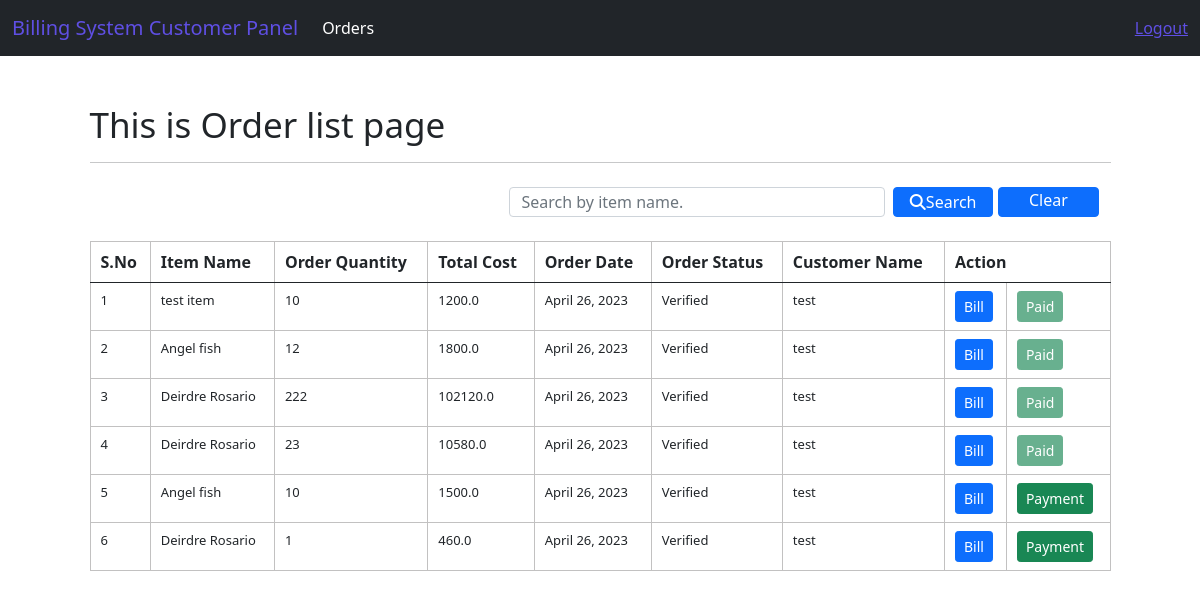
Page /buyer/order/index (signed in) on the earlier database version.
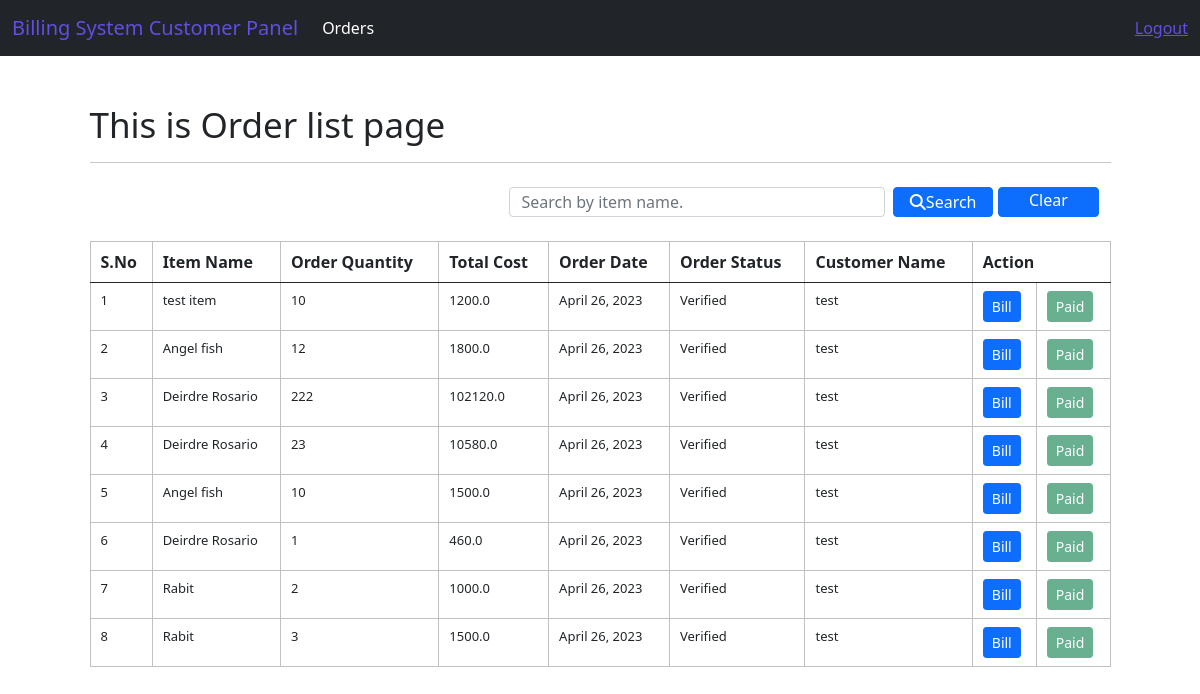
Same page on the later database version.
### system/models.py (models this page shows, shortened)
class Bill(models.Model):
    PAID = 'Paid'
    UNPAID= 'Unpaid'
    STATUS_CHOICES = [
            (PAID, 'Paid'),
            (UNPAID, 'Unpaid')
            ]
    issue_date = models.DateTimeField(auto_now_add=True)
    paid_date = models.DateTimeField(default=None, blank=True, null=True)
    bill_status = models.CharField(max_length=10,choices=STATUS_CHOICES,default="Unpaid")
    customusers = models.ForeignKey(CustomUser, on_delete=models.CASCADE, related_name='bills')
    order_id = models.ForeignKey(Order, on_delete=models.CASCADE)
    class Meta:
        db_table = "Bills"

class Order(models.Model):
    VERIFIED = 'Verified'
    UNVERIFIED= 'Unverified'
    STATUS_CHOICES = [
            (VERIFIED, 'Verified'),
            (UNVERIFIED, 'Unverified')
            ]
    order_quantity = models.PositiveIntegerField(default=0)
    order_date = models.DateField(auto_now_add=True)
    order_status = models.CharField(max_length=20, choices=STATUS_CHOICES,default= "Unverified")
    item_id = models.ForeignKey(Item, on_delete=models.CASCADE)
    customusers = models.ForeignKey(CustomUser, on_delete=models.CASCADE, related_name='orders')
    total_cost = models.FloatField(default=0.0)
    class Meta:
        db_table = "Order"

class Item(models.Model):
    item_name = models.CharField(max_length=50)
    item_price = models.FloatField(default=00.00)
    item_image = models.ImageField(upload_to='Images/Items/')
    item_description = models.CharField(max_length=250)
    customusers = models.ForeignKey(CustomUser, on_delete=models.CASCADE, related_name='items')
    class Meta:
        db_table = "Items"

class CustomUser(AbstractUser):
    MALE = 'Male'
    FEMALE = 'Female'
    OTHERS = 'Female'
    GENDER_CHOICES = [
            (MALE, 'Male'),
            (FEMALE, 'Female'),
            (OTHERS, 'Others'),
            ]
    BUYER_ROLE = 'Buyer'
    SELLER_ROLE = 'Seller'
    ROLE_CHOICES = [
            (BUYER_ROLE, 'Buyer'),
            (SELLER_ROLE, 'Seller'),
            ]
    username = models.CharField(max_length=50, unique=True)
    first_name = models.CharField(max_length=50)
    last_name = models.CharField(max_length=50)
    address = models.CharField(max_length=50)
    contact = models.CharField(max_length=50)
    email = models.EmailField(max_length=50)
    total_earnings = models.FloatField(default=0.0)
    gender = models.CharField(max_length=10, choices=GENDER_CHOICES)
    role = models.CharField(max_length=20, choices=ROLE_CHOICES)
    objects = UserManager()
    REQUIRED_FIELDS = []

### Buyer/views.py (the view)
# urls.py: path('order/index',views.order_index,name= 'order-index'),
@login_required(login_url='login')
def order_index(request):
    verified_orders = Order.objects.filter(customusers=request.user, order_status='Verified')
    bills = Bill.objects.filter(order_id__in=verified_orders)
    context = {"data": bills}
    if request.method == "POST":
        search = request.POST.get('search')
        bills = Bill.objects.filter(order_id__item_id__item_name__icontains=search,
                                    order_id__customusers=request.user, order_id__order_status='Verified')
        context = {"data": bills}
        return render(request, 'buyerPanel/orders/order_index.html', context)
    return render(request, 'buyerPanel/orders/order_index.html', context)

### templates/buyerPanel/orders/order_index.html (shortened to what this page needs)
{% extends 'layouts/buyer_master.html' %}
{% block custom_css %}
<link rel="stylesheet" href="https://cdnjs.cloudflare.com/ajax/libs/font-awesome/6.3.0/css/all.min.css"/>
{% endblock %}
{% block content %}
<div class="container mt-5">
    <h1>This is Order list page</h1>
    <hr>
    <nav class="navbar bg-body-tertiary">
        <div class="container-fluid">
              <form class="d-flex" role="search" action="{% url 'order-index' %}" method="POST">
                <input style="height: 30px;" class="form-control me-2" type="text" name="search" placeholder="Search by item name." aria-label="Search" required>
                <button class="btn btn-primary mb-3 mr-3" type="submit" style="height:30px; width: 160px; padding: 0px;"><i class="fa-solid fa-search"></i>Search</button>
                <a href="{% url 'order-index' %}" class="btn btn-primary mb-3 ml-2"  style="height:30px; width: 160px; padding: 0px; margin-left: 5px;">Clear</a>
              </form>
        </div>
    </nav>
    <div class="row">
        <div class="col-12">
            <table class="table table-striped-columns table-hover">
                <thead>
                    <tr>
                        <th>S.No</th>
                        <th>Item Name</th>
                        <th>Order Quantity</th>
                        <th>Total Cost</th>
                        <th>Order Date</th>
                        <th>Order Status</th>
                        <th>Customer Name</th>
                        <th colspan="2">Action</th>
                    </tr>
                </thead>
                <tbody>
                    {% for val in data %}
                        <tr>
                            <td>{{ forloop.counter }}</td>
                            <td>{{ val.order_id.item_id.item_name }}</td>
                            <td>{{ val.order_id.order_quantity }}</td>
                            <td>{{val.order_id.total_cost}}</td>
                            <td>{{ val.order_id.order_date }}</td>
                            <td>{{ val.order_id.order_status }}</td>
                            <td>{{ val.customusers.first_name }}</td>
                            <td><a class="btn btn-primary btn-sm" href="{% url 'buyer-bill-index' val.id %}">Bill</a></td>
                            {% if val.bill_status == "Unpaid" %}
                              <td><a class="btn btn-success btn-sm" href="{% url 'payment-create' val.id %}" aria-disabled="false">Payment</a></td>
                            {% else %}
                              <td><button class="btn btn-success btn-sm" disabled>Paid</button></td>
                            {% endif %}
                        </tr>
                    {% endfor %}
                </tbody>
            </table>
        </div>
    </div>
{% endblock %}

Differences in the rows shown:
changed Bill (number 5 of 8 on the later page): bill_status "Payment" → "Paid"
changed Bill (number 6 of 8 on the later page): bill_status "Payment" → "Paid"
added Bill: order_id.item_id.item_name "Rabit", order_id.order_quantity "2", order_id.total_cost "1000.0", order_id.order_date "April 26, 2023", order_id.order_status "Verified", customusers.first_name "test", bill_status "Paid"
added Bill: order_id.item_id.item_name "Rabit", order_id.order_quantity "3", order_id.total_cost "1500.0", order_id.order_date "April 26, 2023", order_id.order_status "Verified", customusers.first_name "test", bill_status "Paid"
